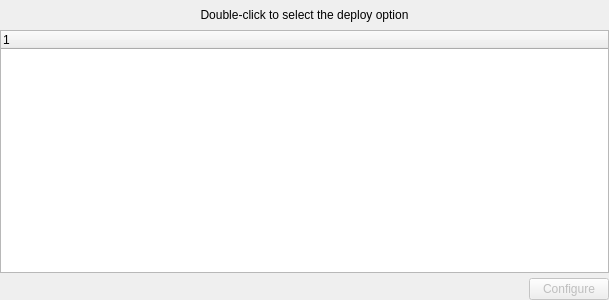
<?xml version="1.0" encoding="UTF-8"?>
<ui version="4.0">
 <class>DeployProjectsPage</class>
 <widget class="QWidget" name="DeployProjectsPage">
  <property name="geometry">
   <rect>
    <x>0</x>
    <y>0</y>
    <width>609</width>
    <height>300</height>
   </rect>
  </property>
  <layout class="QVBoxLayout" name="verticalLayout">
   <property name="spacing">
    <number>0</number>
   </property>
   <property name="margin">
    <number>0</number>
   </property>
   <item>
    <widget class="QLabel" name="hint">
     <property name="sizePolicy">
      <sizepolicy hsizetype="Preferred" vsizetype="Fixed">
       <horstretch>0</horstretch>
       <verstretch>0</verstretch>
      </sizepolicy>
     </property>
     <property name="minimumSize">
      <size>
       <width>0</width>
       <height>30</height>
      </size>
     </property>
     <property name="maximumSize">
      <size>
       <width>16777215</width>
       <height>30</height>
      </size>
     </property>
     <property name="text">
      <string>Double-click to select the deploy option</string>
     </property>
     <property name="alignment">
      <set>Qt::AlignCenter</set>
     </property>
    </widget>
   </item>
   <item>
    <widget class="CategoryListWidget" name="availableDeployers">
     <property name="styleSheet">
      <string notr="true">QTreeView::item {padding:0px 0px;}
QTreeView::branch {border:none; image:none; background-color:palette(base); margin:0px; padding-top:2px;}</string>
     </property>
     <column>
      <property name="text">
       <string notr="true">1</string>
      </property>
     </column>
    </widget>
   </item>
   <item>
    <layout class="QHBoxLayout" name="horizontalLayout">
     <property name="spacing">
      <number>5</number>
     </property>
     <property name="topMargin">
      <number>5</number>
     </property>
     <property name="rightMargin">
      <number>0</number>
     </property>
     <property name="bottomMargin">
      <number>0</number>
     </property>
     <item>
      <spacer name="horizontalSpacer">
       <property name="orientation">
        <enum>Qt::Horizontal</enum>
       </property>
       <property name="sizeHint" stdset="0">
        <size>
         <width>40</width>
         <height>20</height>
        </size>
       </property>
      </spacer>
     </item>
     <item>
      <widget class="QPushButton" name="configButton">
       <property name="enabled">
        <bool>false</bool>
       </property>
       <property name="contextMenuPolicy">
        <enum>Qt::NoContextMenu</enum>
       </property>
       <property name="text">
        <string>Configure</string>
       </property>
       <property name="icon">
        <iconset resource="resources.qrc">
         <normaloff>:/icons/plugin-settings.png</normaloff>:/icons/plugin-settings.png</iconset>
       </property>
      </widget>
     </item>
    </layout>
   </item>
  </layout>
 </widget>
 <customwidgets>
  <customwidget>
   <class>CategoryListWidget</class>
   <extends>QTreeWidget</extends>
   <header>categorylistwidget.h</header>
  </customwidget>
 </customwidgets>
 <resources>
  <include location="resources.qrc"/>
 </resources>
 <connections/>
</ui>
